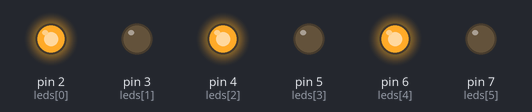
Simulated run of this sketch. Board: Arduino Uno, built with avr-gcc and run on an emulated ATmega328P. Shown: output pins drawn as LEDs (lit = HIGH).

Above: at 0.2 s.
At 1.7 s:
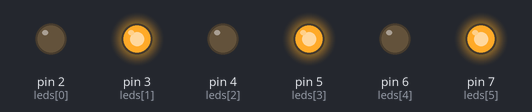
Timing chart, 0 to 3.0 s (numbered marks = the images above):
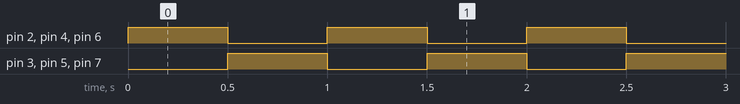

Measured:
- by itself, pin 2 (leds[0]), pin 3 (leds[1]), pin 4 (leds[2]), pin 5 (leds[3]), pin 6 (leds[4]), pin 7 (leds[5]): alternates HIGH for 0.50 s and LOW for 0.50 s

The sketch:

Odd_even_sir_copy_20251123205613.ino
```cpp
int leds[] = {2, 3, 4, 5, 6, 7};

void setup() {
  for(int p:leds) pinMode(p, OUTPUT);
}

void loop() {
  for(int i = 0; i < 6; i++) digitalWrite(leds[i], i%2 == 0);
  delay(500);
  for(int i = 0; i < 6; i++) digitalWrite(leds[i], i%2 == 1);
  delay(500);
}
```
